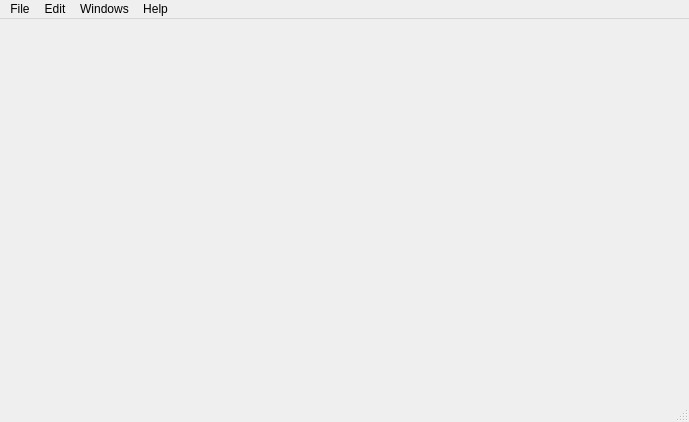
<?xml version="1.0" encoding="UTF-8"?>
<ui version="4.0">
 <class>MainWindow</class>
 <widget class="QMainWindow" name="MainWindow">
  <property name="geometry">
   <rect>
    <x>0</x>
    <y>0</y>
    <width>689</width>
    <height>422</height>
   </rect>
  </property>
  <property name="windowTitle">
   <string>MainWindow</string>
  </property>
  <widget class="QWidget" name="centralwidget"/>
  <widget class="QMenuBar" name="menubar">
   <property name="geometry">
    <rect>
     <x>0</x>
     <y>0</y>
     <width>689</width>
     <height>21</height>
    </rect>
   </property>
   <widget class="QMenu" name="menuFile">
    <property name="title">
     <string>File</string>
    </property>
    <addaction name="actionOpen"/>
    <addaction name="actionSave"/>
    <addaction name="actionSave_As"/>
    <addaction name="actionNew"/>
    <addaction name="separator"/>
    <addaction name="actionExit"/>
   </widget>
   <widget class="QMenu" name="menuEdit">
    <property name="title">
     <string>Edit</string>
    </property>
    <addaction name="actionCopy"/>
    <addaction name="actionPaste"/>
    <addaction name="actionCut"/>
   </widget>
   <widget class="QMenu" name="menuWindows">
    <property name="title">
     <string>Windows</string>
    </property>
    <addaction name="actionNew_Window"/>
    <addaction name="actionChoose_Window"/>
   </widget>
   <widget class="QMenu" name="menuHelp">
    <property name="title">
     <string>Help</string>
    </property>
    <addaction name="actionHelp"/>
    <addaction name="actionAbout"/>
   </widget>
   <addaction name="menuFile"/>
   <addaction name="menuEdit"/>
   <addaction name="menuWindows"/>
   <addaction name="menuHelp"/>
  </widget>
  <widget class="QStatusBar" name="statusbar">
   <property name="autoFillBackground">
    <bool>false</bool>
   </property>
  </widget>
  <action name="actionOpen">
   <property name="text">
    <string>Open</string>
   </property>
   <property name="statusTip">
    <string>Open File</string>
   </property>
  </action>
  <action name="actionSave">
   <property name="text">
    <string>Save</string>
   </property>
   <property name="statusTip">
    <string>Save File</string>
   </property>
  </action>
  <action name="actionSave_As">
   <property name="text">
    <string>Save As</string>
   </property>
   <property name="statusTip">
    <string>Save File As</string>
   </property>
  </action>
  <action name="actionNew">
   <property name="text">
    <string>New</string>
   </property>
   <property name="statusTip">
    <string>New File</string>
   </property>
  </action>
  <action name="actionCopy">
   <property name="text">
    <string>Copy</string>
   </property>
   <property name="statusTip">
    <string>Copy</string>
   </property>
  </action>
  <action name="actionPaste">
   <property name="text">
    <string>Paste</string>
   </property>
   <property name="statusTip">
    <string>Paste</string>
   </property>
  </action>
  <action name="actionCut">
   <property name="text">
    <string>Cut</string>
   </property>
   <property name="statusTip">
    <string>Cut</string>
   </property>
  </action>
  <action name="actionNew_Window">
   <property name="text">
    <string>New Window</string>
   </property>
   <property name="statusTip">
    <string>New Window</string>
   </property>
  </action>
  <action name="actionChoose_Window">
   <property name="text">
    <string>Choose Window</string>
   </property>
   <property name="statusTip">
    <string>Choose Window</string>
   </property>
  </action>
  <action name="actionAbout">
   <property name="text">
    <string>About</string>
   </property>
   <property name="statusTip">
    <string>About</string>
   </property>
  </action>
  <action name="actionHelp">
   <property name="text">
    <string>Help</string>
   </property>
   <property name="statusTip">
    <string>Help</string>
   </property>
  </action>
  <action name="actionExit">
   <property name="text">
    <string>Exit</string>
   </property>
   <property name="statusTip">
    <string>Exit</string>
   </property>
   <property name="shortcut">
    <string>Ctrl+Q</string>
   </property>
  </action>
 </widget>
 <resources/>
 <connections/>
</ui>
